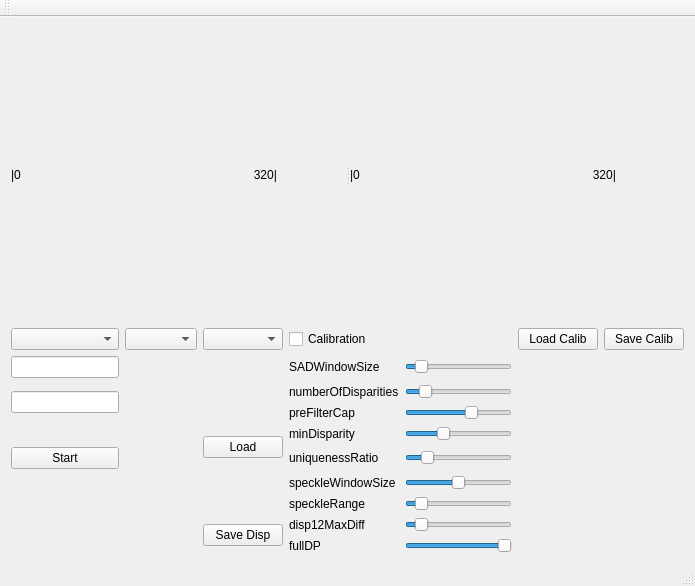
<?xml version="1.0" encoding="UTF-8"?>
<ui version="4.0">
 <class>MainWindow</class>
 <widget class="QMainWindow" name="MainWindow">
  <property name="geometry">
   <rect>
    <x>0</x>
    <y>0</y>
    <width>695</width>
    <height>586</height>
   </rect>
  </property>
  <property name="windowTitle">
   <string>FirstCV</string>
  </property>
  <widget class="QWidget" name="centralWidget">
   <layout class="QGridLayout" name="gridLayout">
    <item row="1" column="0">
     <widget class="QComboBox" name="comboBoxImgLeft"/>
    </item>
    <item row="1" column="1">
     <widget class="QComboBox" name="comboBoxImgRight"/>
    </item>
    <item row="1" column="2">
     <widget class="QComboBox" name="comboBoxAlg"/>
    </item>
    <item row="1" column="3">
     <widget class="QCheckBox" name="CheckBox_Calib">
      <property name="text">
       <string>Calibration</string>
      </property>
      <property name="checked">
       <bool>false</bool>
      </property>
     </widget>
    </item>
    <item row="1" column="5">
     <widget class="QPushButton" name="pushButtonLoadCalib">
      <property name="text">
       <string>Load Calib</string>
      </property>
     </widget>
    </item>
    <item row="1" column="6">
     <widget class="QPushButton" name="pushButtonSaveCalib">
      <property name="text">
       <string>Save Calib</string>
      </property>
     </widget>
    </item>
    <item row="2" column="0">
     <widget class="QLineEdit" name="lineEditLeft">
      <property name="text">
       <string/>
      </property>
     </widget>
    </item>
    <item row="2" column="3">
     <widget class="QLabel" name="labelSADWindowSize">
      <property name="text">
       <string>SADWindowSize</string>
      </property>
     </widget>
    </item>
    <item row="2" column="4">
     <widget class="QSlider" name="horizontalSlider_SADWindowSize">
      <property name="minimum">
       <number>1</number>
      </property>
      <property name="maximum">
       <number>21</number>
      </property>
      <property name="singleStep">
       <number>2</number>
      </property>
      <property name="value">
       <number>3</number>
      </property>
      <property name="orientation">
       <enum>Qt::Horizontal</enum>
      </property>
     </widget>
    </item>
    <item row="3" column="0" rowspan="2">
     <widget class="QLineEdit" name="lineEditRight">
      <property name="text">
       <string/>
      </property>
     </widget>
    </item>
    <item row="3" column="3">
     <widget class="QLabel" name="labelNumberOfDisparities">
      <property name="text">
       <string>numberOfDisparities</string>
      </property>
     </widget>
    </item>
    <item row="3" column="4">
     <widget class="QSlider" name="horizontalSlider_numberOfDisparities">
      <property name="minimum">
       <number>16</number>
      </property>
      <property name="maximum">
       <number>128</number>
      </property>
      <property name="singleStep">
       <number>16</number>
      </property>
      <property name="pageStep">
       <number>16</number>
      </property>
      <property name="value">
       <number>32</number>
      </property>
      <property name="orientation">
       <enum>Qt::Horizontal</enum>
      </property>
     </widget>
    </item>
    <item row="4" column="3">
     <widget class="QLabel" name="labelPreFilterCap">
      <property name="text">
       <string>preFilterCap</string>
      </property>
     </widget>
    </item>
    <item row="4" column="4">
     <widget class="QSlider" name="horizontalSlider_preFilterCap">
      <property name="value">
       <number>63</number>
      </property>
      <property name="orientation">
       <enum>Qt::Horizontal</enum>
      </property>
     </widget>
    </item>
    <item row="5" column="2" rowspan="2">
     <widget class="QPushButton" name="pushButtonLoadFiles">
      <property name="text">
       <string>Load</string>
      </property>
     </widget>
    </item>
    <item row="5" column="3">
     <widget class="QLabel" name="labelMinDisparity">
      <property name="text">
       <string>minDisparity</string>
      </property>
     </widget>
    </item>
    <item row="5" column="4">
     <widget class="QSlider" name="horizontalSlider_minDIsparity">
      <property name="minimum">
       <number>-64</number>
      </property>
      <property name="maximum">
       <number>128</number>
      </property>
      <property name="value">
       <number>0</number>
      </property>
      <property name="orientation">
       <enum>Qt::Horizontal</enum>
      </property>
     </widget>
    </item>
    <item row="6" column="0">
     <widget class="QPushButton" name="pushButtonStartStop">
      <property name="text">
       <string>Start</string>
      </property>
     </widget>
    </item>
    <item row="6" column="3">
     <widget class="QLabel" name="labelUniquenessRatio">
      <property name="text">
       <string>uniquenessRatio</string>
      </property>
     </widget>
    </item>
    <item row="6" column="4">
     <widget class="QSlider" name="horizontalSlider_uniquenessRatio">
      <property name="value">
       <number>16</number>
      </property>
      <property name="orientation">
       <enum>Qt::Horizontal</enum>
      </property>
     </widget>
    </item>
    <item row="7" column="3">
     <widget class="QLabel" name="labelSpeckleWindowSize">
      <property name="text">
       <string>speckleWindowSize</string>
      </property>
     </widget>
    </item>
    <item row="7" column="4">
     <widget class="QSlider" name="horizontalSlider_speckleWindowSize">
      <property name="value">
       <number>50</number>
      </property>
      <property name="orientation">
       <enum>Qt::Horizontal</enum>
      </property>
     </widget>
    </item>
    <item row="8" column="3">
     <widget class="QLabel" name="labelSpeckleRange">
      <property name="text">
       <string>speckleRange</string>
      </property>
     </widget>
    </item>
    <item row="8" column="4">
     <widget class="QSlider" name="horizontalSlider_speckleRange">
      <property name="value">
       <number>10</number>
      </property>
      <property name="orientation">
       <enum>Qt::Horizontal</enum>
      </property>
     </widget>
    </item>
    <item row="9" column="2" rowspan="2">
     <widget class="QPushButton" name="pushButton">
      <property name="text">
       <string>Save Disp</string>
      </property>
     </widget>
    </item>
    <item row="9" column="3">
     <widget class="QLabel" name="labelDisp12MaxDiff">
      <property name="text">
       <string>disp12MaxDiff</string>
      </property>
     </widget>
    </item>
    <item row="9" column="4">
     <widget class="QSlider" name="horizontalSlider_disp12MaxDiff">
      <property name="value">
       <number>10</number>
      </property>
      <property name="orientation">
       <enum>Qt::Horizontal</enum>
      </property>
     </widget>
    </item>
    <item row="10" column="3">
     <widget class="QLabel" name="labelFullDP">
      <property name="text">
       <string>fullDP</string>
      </property>
     </widget>
    </item>
    <item row="10" column="4">
     <widget class="QSlider" name="horizontalSlider_fullDP">
      <property name="maximum">
       <number>2</number>
      </property>
      <property name="value">
       <number>2</number>
      </property>
      <property name="orientation">
       <enum>Qt::Horizontal</enum>
      </property>
     </widget>
    </item>
    <item row="0" column="0" colspan="7">
     <widget class="QSplitter" name="splitter">
      <property name="orientation">
       <enum>Qt::Horizontal</enum>
      </property>
      <widget class="QLabel" name="label_Im0">
       <property name="text">
        <string>|0                                                                      320|</string>
       </property>
      </widget>
      <widget class="QLabel" name="label_Im1">
       <property name="text">
        <string>|0                                                                      320|</string>
       </property>
      </widget>
     </widget>
    </item>
   </layout>
  </widget>
  <widget class="QMenuBar" name="menuBar">
   <property name="geometry">
    <rect>
     <x>0</x>
     <y>0</y>
     <width>695</width>
     <height>27</height>
    </rect>
   </property>
  </widget>
  <widget class="QToolBar" name="mainToolBar">
   <attribute name="toolBarArea">
    <enum>TopToolBarArea</enum>
   </attribute>
   <attribute name="toolBarBreak">
    <bool>false</bool>
   </attribute>
  </widget>
  <widget class="QStatusBar" name="statusBar"/>
 </widget>
 <layoutdefault spacing="6" margin="11"/>
 <resources/>
 <connections/>
</ui>
